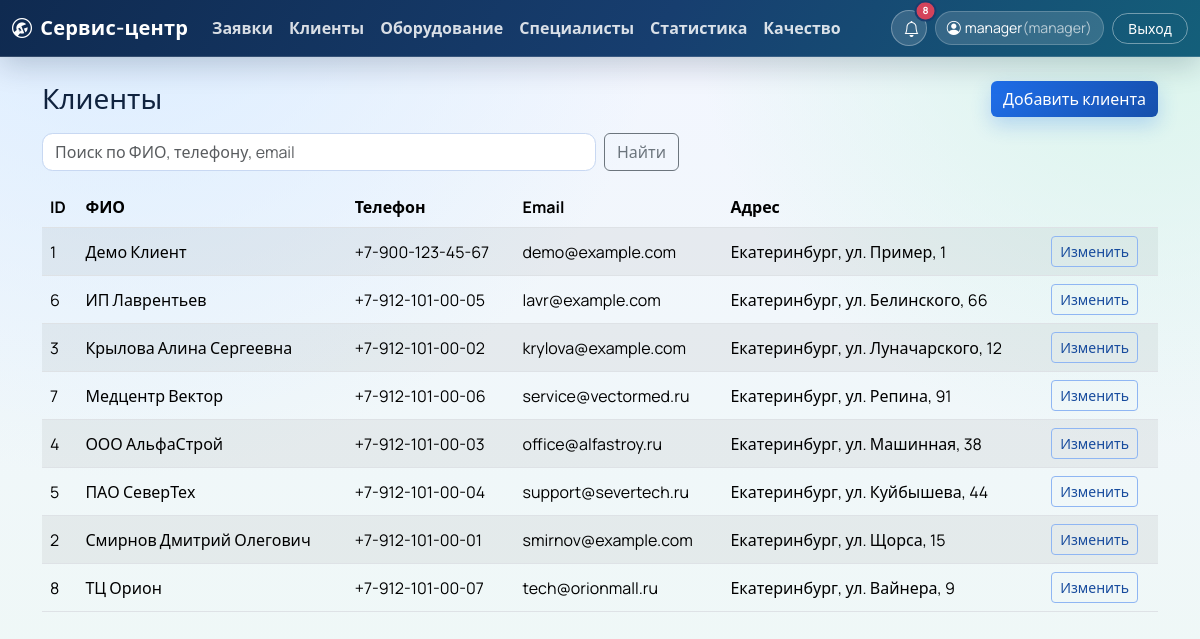
Page /clients (signed in) on the committed database.
### app/models.py (models this page shows, shortened)
class User(UserMixin, db.Model):
    __tablename__ = "users"
    user_id = db.Column(db.Integer, primary_key=True)
    login = db.Column(db.String(60), unique=True, nullable=False)
    password_hash = db.Column(db.String(255), nullable=False)
    role_id = db.Column(db.Integer, db.ForeignKey("roles.role_id"), nullable=False)
    master_id = db.Column(db.Integer, db.ForeignKey("masters.master_id"), nullable=True)
    role = db.relationship("Role", back_populates="users")
    master = db.relationship("Master", back_populates="user")
    comments = db.relationship("RequestComment", back_populates="user", lazy="dynamic")
    notifications = db.relationship("StatusNotification", back_populates="user", lazy="dynamic")
    @property
    def role_name(self) -> str:
        if self.role is None:
            return ""
        return self.role.role_name

class Role(db.Model):
    __tablename__ = "roles"
    role_id = db.Column(db.Integer, primary_key=True)
    role_name = db.Column(db.String(50), unique=True, nullable=False)
    users = db.relationship("User", back_populates="role", lazy="dynamic")

class Client(db.Model):
    __tablename__ = "clients"
    client_id = db.Column(db.Integer, primary_key=True)
    full_name = db.Column(db.String(150), nullable=False)
    phone = db.Column(db.String(30), nullable=False)
    email = db.Column(db.String(120), nullable=True)
    address = db.Column(db.String(255), nullable=True)
    equipment_items = db.relationship("Equipment", back_populates="client", lazy="dynamic")

### app/routes.py (the view, shortened to what this page needs)
    @app.route("/clients")
    @login_required
    @role_required("admin", "operator", "manager")
    def clients_list():
        search = request.args.get("search", "").strip()
        query = Client.query
        clients = query.order_by(Client.full_name).all()
        return render_template("clients_list.html", clients=clients, search=search)

### app/__init__.py (called while the page is built)
@login_manager.user_loader
def load_user(user_id: str):
    return db.session.get(User, int(user_id))

### app/routes.py (called while the page is built, shortened)
def _visible_notifications_query(user: User):
    notifications_query = StatusNotification.query.order_by(StatusNotification.created_at.desc())
    if user.role_name != "master":
        return notifications_query

### app/templates/clients_list.html (shortened to what this page needs)
{% extends 'base.html' %}
{% block content %}
<div class="d-flex justify-content-between align-items-center mb-3">
  <h1 class="h3 mb-0">Клиенты</h1>
  <a class="btn btn-primary" href="{{ url_for('clients_new') }}">Добавить клиента</a>
</div>
<form class="row g-2 mb-3" method="get">
  <div class="col-md-6">
    <input class="form-control" name="search" placeholder="Поиск по ФИО, телефону, email" value="{{ search }}">
  </div>
  <div class="col-auto"><button class="btn btn-outline-secondary">Найти</button></div>
</form>
<div class="table-responsive">
  <table class="table table-striped align-middle">
    <thead>
      <tr>
        <th>ID</th>
        <th>ФИО</th>
        <th>Телефон</th>
        <th>Email</th>
        <th>Адрес</th>
        <th></th>
      </tr>
    </thead>
    <tbody>
      {% for c in clients %}
      <tr>
        <td>{{ c.client_id }}</td>
        <td>{{ c.full_name }}</td>
        <td>{{ c.phone }}</td>
        <td>{{ c.email or '-' }}</td>
        <td>{{ c.address or '-' }}</td>
        <td><a class="btn btn-sm btn-outline-primary" href="{{ url_for('clients_edit', client_id=c.client_id) }}">Изменить</a></td>
      </tr>
      {% else %}
      <tr><td colspan="6" class="text-center text-muted">Клиенты не найдены.</td></tr>
      {% endfor %}
    </tbody>
  </table>
</div>
{% endblock %}

### app/templates/base.html (shortened to what this page needs)
<!doctype html>
<html lang="ru">
<head>
  <link href="https://cdn.jsdelivr.net/npm/bootstrap@5.3.5/dist/css/bootstrap.min.css" rel="stylesheet">
  <link href="https://cdn.jsdelivr.net/npm/bootstrap-icons@1.11.3/font/bootstrap-icons.min.css" rel="stylesheet">
  <link href="{{ url_for('static', filename='css/style.css') }}" rel="stylesheet">
</head>
<body>
  {% if current_user.is_authenticated %}
  <nav class="navbar navbar-expand-lg navbar-dark app-navbar mb-4">
    <div class="container-fluid">
      <a class="navbar-brand app-brand" href="{{ url_for('dashboard') }}">
        <i class="bi bi-wrench-adjustable-circle me-2"></i>Сервис-центр
      </a>
      <div class="collapse navbar-collapse" id="navMenu">
        <ul class="navbar-nav me-auto mb-2 mb-lg-0">
          <li class="nav-item"><a class="nav-link" href="{{ url_for('requests_list') }}">Заявки</a></li>
          {% if current_user.role_name in ['admin', 'operator', 'manager'] %}
          <li class="nav-item"><a class="nav-link" href="{{ url_for('clients_list') }}">Клиенты</a></li>
          <li class="nav-item"><a class="nav-link" href="{{ url_for('equipment_list') }}">Оборудование</a></li>
          <li class="nav-item"><a class="nav-link" href="{{ url_for('masters_list') }}">Специалисты</a></li>
          {% endif %}
          {% if current_user.role_name in ['admin', 'operator', 'manager'] %}
          <li class="nav-item"><a class="nav-link" href="{{ url_for('stats_page') }}">Статистика</a></li>
          {% endif %}
          <li class="nav-item"><a class="nav-link" href="{{ url_for('quality_page') }}">Качество</a></li>
        </ul>
        <div class="d-flex align-items-center gap-2 ms-auto">
          <div class="dropdown">
            <button class="btn app-icon-btn position-relative" type="button" data-bs-toggle="dropdown" aria-expanded="false" title="Уведомления">
              <i class="bi bi-bell"></i>
              {% if navbar_notification_count > 0 %}
              <span class="position-absolute top-0 start-100 translate-middle badge rounded-pill app-badge">
                {{ navbar_notification_count if navbar_notification_count < 100 else '99+' }}
              </span>
              {% endif %}
            </button>
          </div>
          <div class="app-profile-chip">
            <i class="bi bi-person-circle me-1"></i>
            {{ current_user.login }}
            <span class="text-muted">({{ current_user.role_name }})</span>
          </div>
          <a class="btn btn-sm app-logout-btn" href="{{ url_for('logout') }}">Выход</a>
        </div>
      </div>
    </div>
  </nav>
  {% endif %}
  <main class="container pb-5">
    {% block content %}{% endblock %}
  </main>
</body>
</html>

### app/static/css/style.css (style rules this page uses)
:root { --bg-1: #f3f6ff; --bg-2: #eef8f5; --surface: rgba(255, 255, 255, 0.9); --line: #d9e3f5; --text-main: #10233f; --text-soft: #5f6f87; --brand: #1f6feb; --brand-dark: #164fab; --accent: #1fbf75; --danger: #d4435b; --shadow: 0 14px 35px rgba(11, 33, 74, 0.08); }
body { font-family: "Manrope", "Segoe UI", sans-serif; color: var(--text-main); background: radial-gradient(circle at 10% -10%, #d9ecff 0%, transparent 40%), radial-gradient(circle at 95% 0%, #d8f5ea 0%, transparent 32%), linear-gradient(180deg, var(--bg-1) 0%, var(--bg-2) 100%); min-height: 100vh; }
.app-navbar { background: linear-gradient(120deg, #0f2a50 0%, #173e6f 55%, #145f7a 100%); border-bottom: 1px solid rgba(255, 255, 255, 0.15); box-shadow: 0 8px 30px rgba(6, 27, 56, 0.2); }
.app-brand { font-weight: 700; letter-spacing: 0.2px; color: #fff; }
.navbar .nav-link { color: rgba(255, 255, 255, 0.84); font-weight: 600; }
.app-icon-btn { width: 2.25rem; height: 2.25rem; border-radius: 999px; border: 1px solid rgba(255, 255, 255, 0.3); background: rgba(255, 255, 255, 0.15); color: #fff; }
.app-badge { background: var(--danger); border: 2px solid #173e6f; font-size: 0.62rem; }
.app-profile-chip { display: inline-flex; align-items: center; border-radius: 999px; padding: 0.36rem 0.7rem; color: #fff; background: rgba(255, 255, 255, 0.14); border: 1px solid rgba(255, 255, 255, 0.2); font-size: 0.88rem; }
.app-profile-chip .text-muted { color: rgba(255, 255, 255, 0.65) !important; }
.app-logout-btn { border-radius: 999px; border: 1px solid rgba(255, 255, 255, 0.4); color: #fff; background: transparent; padding-inline: 0.95rem; }
.btn-primary { background: linear-gradient(135deg, var(--brand) 0%, var(--brand-dark) 100%); border: 0; box-shadow: 0 8px 20px rgba(31, 111, 235, 0.24); }
.btn-outline-primary { border-color: #8fb6f3; color: #174b9d; }
.form-control, .form-select { border-color: #c8d8f2; border-radius: 0.65rem; }
.table { --bs-table-bg: transparent; }

### rows in the picture
User: login "manager"
Role: role_name "manager"
Client: client_id "1", full_name "Демо Клиент", phone "+7-900-123-45-67", email "demo@example.com", address "Екатеринбург, ул. Пример, 1"
Client: client_id "6", full_name "ИП Лаврентьев", phone "+7-912-101-00-05", email "lavr@example.com", address "Екатеринбург, ул. Белинского, 66"
Client: client_id "3", full_name "Крылова Алина Сергеевна", phone "+7-912-101-00-02", email "krylova@example.com", address "Екатеринбург, ул. Луначарского, 12"
Client: client_id "7", full_name "Медцентр Вектор", phone "+7-912-101-00-06", email "service@vectormed.ru", address "Екатеринбург, ул. Репина, 91"
Client: client_id "4", full_name "ООО АльфаСтрой", phone "+7-912-101-00-03", email "office@alfastroy.ru", address "Екатеринбург, ул. Машинная, 38"
Client: client_id "5", full_name "ПАО СеверТех", phone "+7-912-101-00-04", email "support@severtech.ru", address "Екатеринбург, ул. Куйбышева, 44"
Client: client_id "2", full_name "Смирнов Дмитрий Олегович", phone "+7-912-101-00-01", email "smirnov@example.com", address "Екатеринбург, ул. Щорса, 15"
Client: client_id "8", full_name "ТЦ Орион", phone "+7-912-101-00-07", email "tech@orionmall.ru", address "Екатеринбург, ул. Вайнера, 9"
